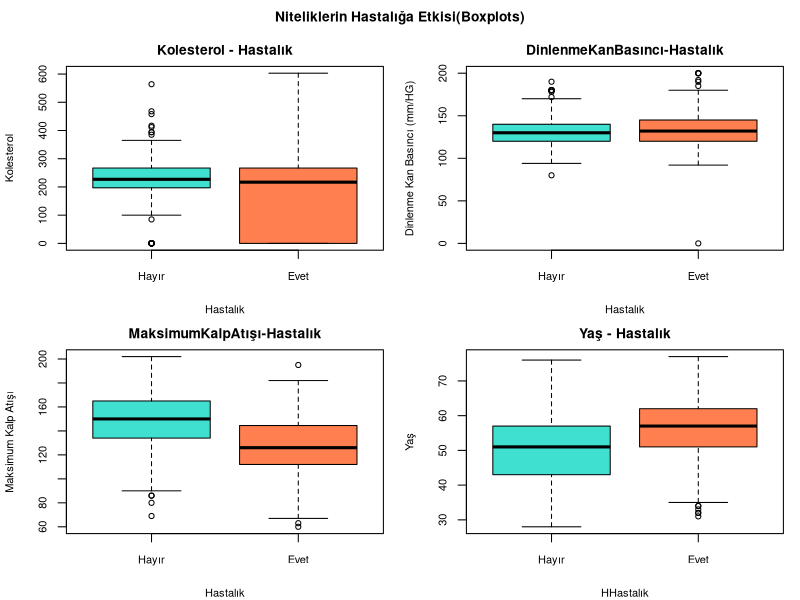

Write the R code that produced this figure.
install.packages("tidyverse")
install.packages("readxl")
install.packages("ggplot2")

library(ggplot2)
library(tidyverse)
library(readxl)
data <- read_excel("heart1.xlsx")

par(mfrow = c(2, 2), oma = c(0, 0, 2, 0), mar = c(4, 4, 2, 1), cex.lab = 0.8, cex.main = 1, cex.axis = 0.8)

# Kolesterol ve Kalp Hastalığı
boxplot(data$Kolestorel ~ data$Kalp_Hastaligi, 
        main = "Kolesterol - Hastalık", 
        xlab = "Hastalık", 
        ylab = "Kolesterol", 
        col = c("turquoise", "coral"), 
        names = c("Hayır", "Evet"))

# Dinlenme Kan Basıncı ve Kalp Hastalığı
boxplot(data$`Dinlenme_Kan_Basinci mm/HG` ~ data$Kalp_Hastaligi, 
        main = "DinlenmeKanBasıncı-Hastalık", 
        xlab = "Hastalık", 
        ylab = "Dinlenme Kan Basıncı (mm/HG)", 
        col = c("turquoise", "coral"), 
        names = c("Hayır", "Evet"))

# Maksimum Kalp Atışı ve Kalp Hastalığı
boxplot(data$Maks_Kalp_Atis ~ data$Kalp_Hastaligi, 
        main = "MaksimumKalpAtışı-Hastalık", 
        xlab = "Hastalık", 
        ylab = "Maksimum Kalp Atışı", 
        col = c("turquoise", "coral"), 
        names = c("Hayır", "Evet"))

# Yaş ve Kalp Hastalığı
boxplot(data$Yas ~ data$Kalp_Hastaligi, 
        main = "Yaş - Hastalık", 
        xlab = "HHastalık", 
        ylab = "Yaş", 
        col = c("turquoise", "coral"), 
        names = c("Hayır", "Evet"))

#Dış çerçeve başlığı
title("Niteliklerin Hastalığa Etkisi(Boxplots)", outer = TRUE, cex.main = 1)
